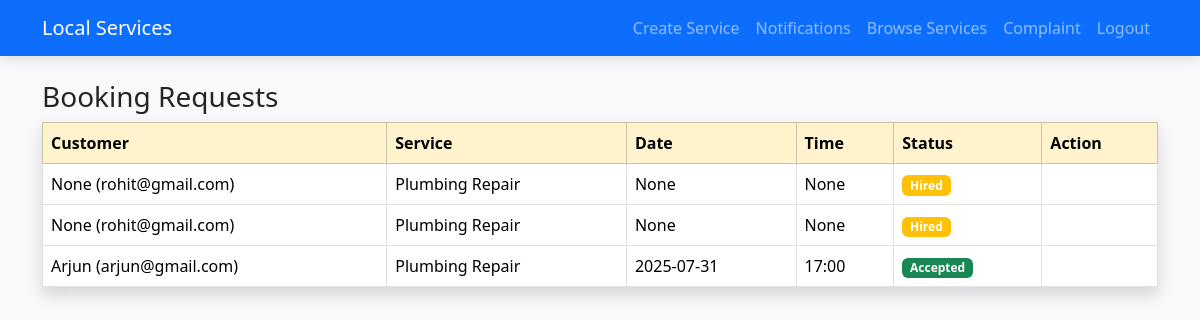
The page /provider/notifications (signed in) on the database its author committed.
### app.py (models this page shows, shortened)
class Booking(db.Model):
    id = db.Column(db.Integer, primary_key=True)
    customer_id = db.Column(db.Integer, db.ForeignKey('user.id'), nullable=False)
    provider_id = db.Column(db.Integer, db.ForeignKey('user.id'), nullable=False)
    service_id = db.Column(db.Integer, db.ForeignKey('service.id'), nullable=False)
    customer_name = db.Column(db.String(100))
    age = db.Column(db.Integer)
    gender = db.Column(db.String(20))
    address = db.Column(db.String(200))
    date = db.Column(db.String(50))
    time = db.Column(db.String(50))
    payment_method = db.Column(db.String(20))
    rating = db.Column(db.Integer, default=0)
    status = db.Column(db.String(20), default="Pending")
    timestamp = db.Column(db.DateTime, default=datetime.utcnow)
    service = db.relationship('Service', backref='bookings', lazy=True)
    customer = db.relationship('User', foreign_keys=[customer_id], backref='customer_bookings', lazy=True)
    provider = db.relationship('User', foreign_keys=[provider_id], backref='provider_bookings', lazy=True)

class User(UserMixin, db.Model):
    id = db.Column(db.Integer, primary_key=True)
    username = db.Column(db.String(150), nullable=False, unique=True)
    email = db.Column(db.String(150), nullable=False, unique=True)
    password = db.Column(db.String(150), nullable=False)
    role = db.Column(db.String(50), nullable=False, default='customer')  # customer/provider/admin
    location = db.Column(db.String(100))

class Service(db.Model):
    id = db.Column(db.Integer, primary_key=True)
    provider_id = db.Column(db.Integer, db.ForeignKey('user.id'), nullable=False)
    name = db.Column(db.String(100), nullable=False)
    description = db.Column(db.Text, nullable=False)
    price = db.Column(db.Float, nullable=False)
    location = db.Column(db.String(100), nullable=False)
    is_available = db.Column(db.Boolean, default=True)
    provider = db.relationship('User', backref='services')

### app.py (the view)
@app.route('/provider/notifications')
@login_required
def provider_notifications():
    if current_user.role != "provider":
        flash("Access Denied", "danger")
        return redirect(url_for('index'))
    bookings = Booking.query.filter_by(provider_id=current_user.id).order_by(Booking.timestamp.desc()).all()
    return render_template('provider_notifications.html', bookings=bookings)

### app.py (called while the page is built)
@login_manager.user_loader
def load_user(user_id):
    return User.query.get(int(user_id))

@app.context_processor
def inject_provider_notifications():
    pending_count = 0
    if current_user.is_authenticated and current_user.role == "provider":
        pending_count = Booking.query.filter_by(provider_id=current_user.id, status="Pending").count()
    return dict(provider_pending_count=pending_count)

### templates/provider_notifications.html (shortened to what this page needs)
{% extends "base.html" %}
{% block content %}
<h3>Booking Requests</h3>
<table class="table table-bordered shadow">
    <thead class="table-warning">
        <tr>
            <th>Customer</th>
            <th>Service</th>
            <th>Date</th>
            <th>Time</th>
            <th>Status</th>
            <th>Action</th>
        </tr>
    </thead>
    <tbody>
        {% for b in bookings %}
        <tr>
            <td>{{ b.customer_name }} ({{ b.customer.email }})</td>
            <td>{{ b.service.name }}</td>
            <td>{{ b.date }}</td>
            <td>{{ b.time }}</td>
            <td>
                <span class="badge bg-{{ 'success' if b.status=='Accepted' else 'danger' if b.status=='Rejected' else 'warning' }}">
                    {{ b.status }}
                </span>
            </td>
            <td>
            </td>
        </tr>
        {% endfor %}
    </tbody>
</table>
{% endblock %}

### static/css/style.css (style rules this page uses)
body { background-color: #f9f9fb; font-family: 'Segoe UI', sans-serif; }
.table th, .table td { vertical-align: middle !important; }

### rows shown on the page
Booking: customer_name "None", customer.email "rohit@gmail.com", service.name "Plumbing Repair", date "None", time "None", status "Hired"
Booking: customer_name "None", customer.email "rohit@gmail.com", service.name "Plumbing Repair", date "None", time "None", status "Hired"
Booking: customer_name "Arjun", customer.email "arjun@gmail.com", service.name "Plumbing Repair", date "2025-07-31", time "17:00", status "Accepted"
